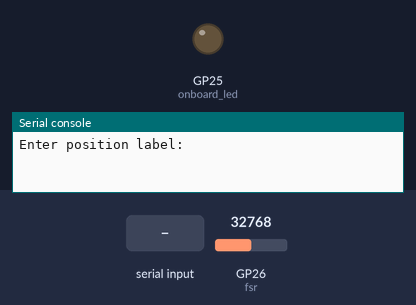
A program run on a simulated Raspberry Pi Pico running MicroPython. On the bench: output pins drawn as LEDs (lit = HIGH), the last lines printed to the serial console. The test bench sets the inputs (shaded band); at power-on: GP26 (fsr) = 32768 (analog values on the 0–65535 scale). Files the program writes start out absent. At 7.8 s the program stops and its outputs stay as they are.

Above: at 1.2 s.
1.3 s: "1" typed at the serial console, then Enter
2.8 s: "0" typed at the serial console, then Enter
At 6.8 s:
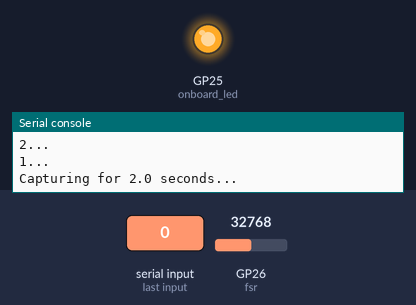
Timing chart, 0 to 9.3 s (numbered marks = the images above; inputs shaded):
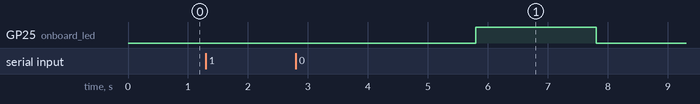

Measured:
- after the input at 2.8 s, GP25 (onboard_led): LOW → HIGH after 3.0 s, → LOW 2.0 s later

The program:

force_press_position_data.py
```python
"""
Collects Grove FSR (A0→GP26) readings on a Raspberry Pi Pico and
appends position labels with raw, voltage, and time values to csv.
"""

from machine import ADC, Pin
import time
import os

# Setup the sensor
fsr = ADC(Pin(26))  # Grove A0 → GP26 (ADC0)
VREF = 3.3  # Grove Shield set to 3.3v

# Setup the onboard LED
onboard_led = Pin(25, Pin.OUT)

# Settings
duration = 2.0   # Seconds of capture
interval = 0.05   # Sampling interval (~20 Hz)
prep_time = 3    # Countdown seconds before capture starts
filename = 'press_position_data.csv'

# Get position label from user
pos_label = input('Enter position label: ')

# Check if file exists for header
file_exists = filename in os.listdir()

# Open file in append mode once
with open(filename, 'a') as f:
    if not file_exists:
        f.write('position,time_s,raw,voltage\n')

    # Wait for user to start capture
    print('\nPress ENTER to start long-press capture...')
    input()

    # Countdown before capture
    print('Get ready!')
    for i in range(prep_time, 0, -1):
        print(f'{i}...')
        time.sleep(1)

    print(f'Capturing for {duration} seconds...')
    onboard_led.value(1)  # LED on

    start = time.ticks_ms()
    data = []

    # Capture loop
    while time.ticks_diff(time.ticks_ms(), start) < duration * 1000:
        now = time.ticks_diff(time.ticks_ms(), start) / 1000  # elapsed time (s)
        value = fsr.read_u16()  # Read raw ADC (0–65535)
        voltage = (value / 65535) * VREF  # Convert to voltage
        data.append(f'{pos_label},{now:.3f},{value},{voltage:.4f}')
        time.sleep(interval)  # Wait before next sample

    # Write captured data to file
    f.write('\n'.join(data) + '\n')

    onboard_led.value(0)  # LED off
    print(f'Data appended to {filename}')
    print('Capture complete.')

print('\nCapture complete.')
```
